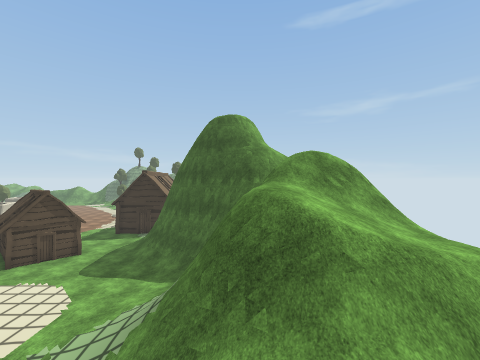
View 1 (above)

24 first-person views from a walk through a scene from a Unity 3-D project. The camera is 1.2 m above the floor, looks level and sees 90° across. The floor is counted in squares, 2 m on a side. Each view is taken from the middle of a square. On the plan, view 1 faces up. The plan holds only what a view shows up to about 9 squares ahead; the rest is blank. The place goes on beyond the plan. Some animated figures are left out. Some surface patterns are stand-ins.

View 2
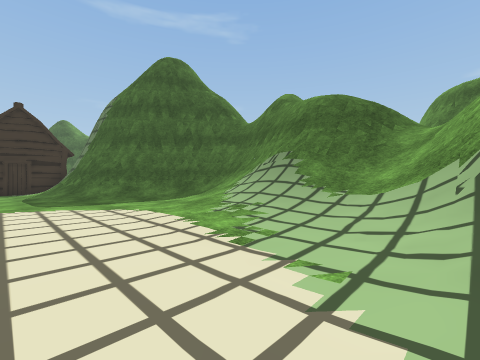

View 3
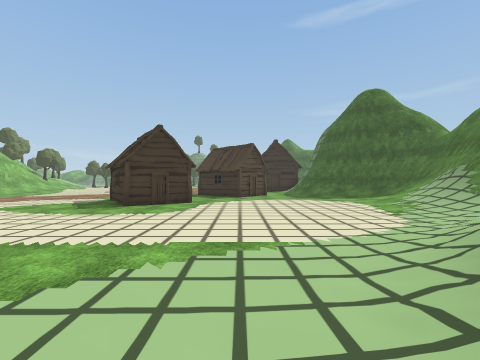

View 4
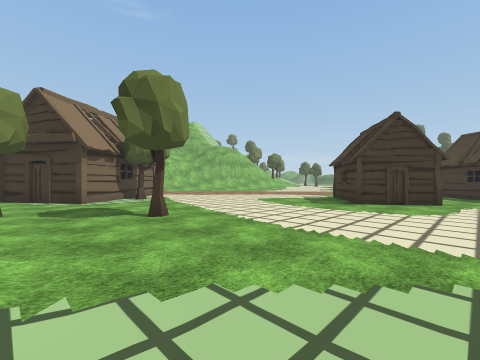

View 5
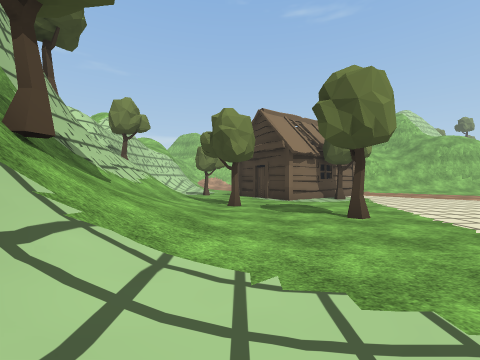

View 6
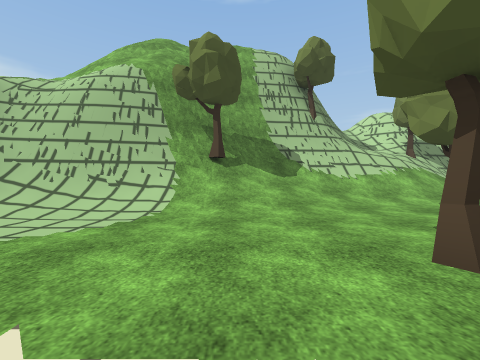

View 7
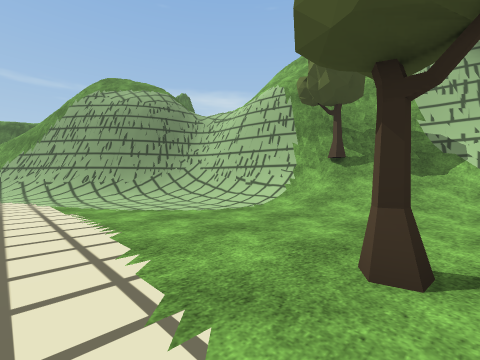

View 8
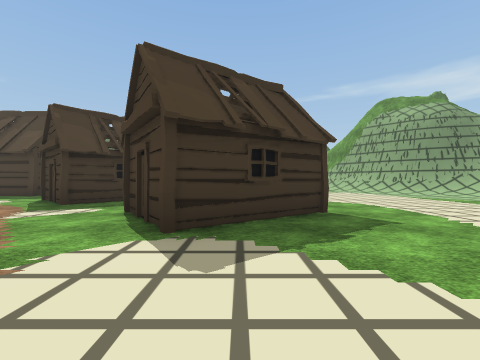

View 9
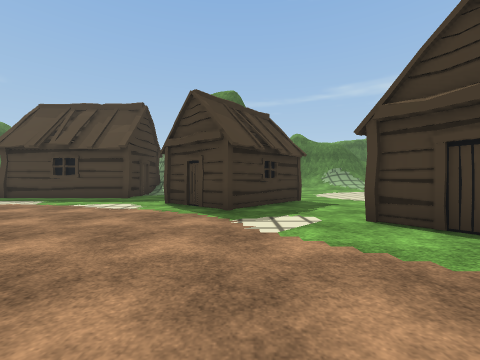

View 10
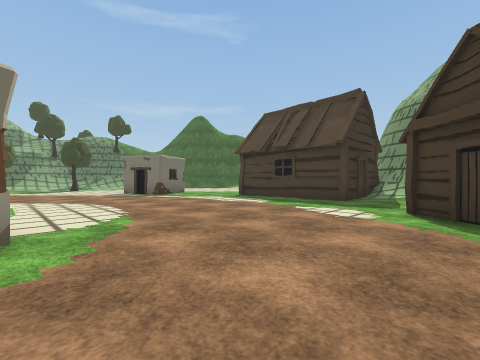

View 11
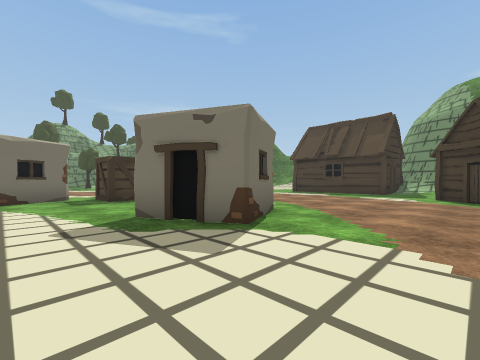

View 12
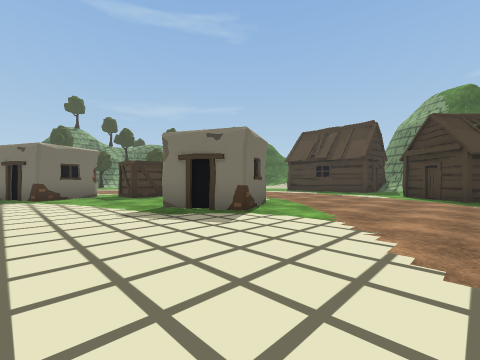

View 13
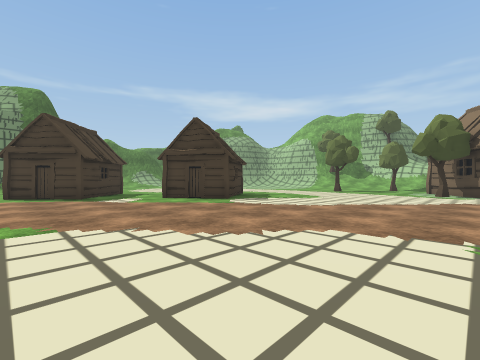

View 14
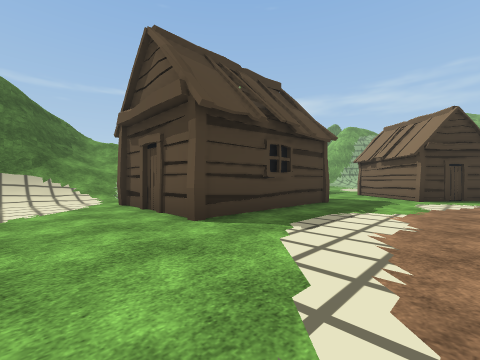

View 15
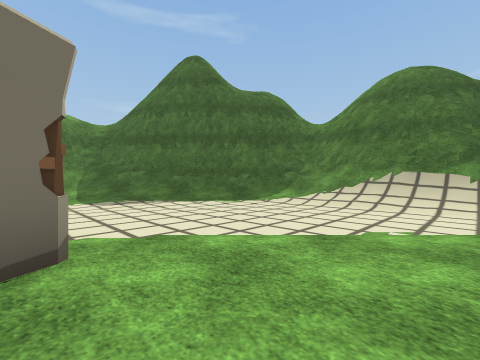

View 16
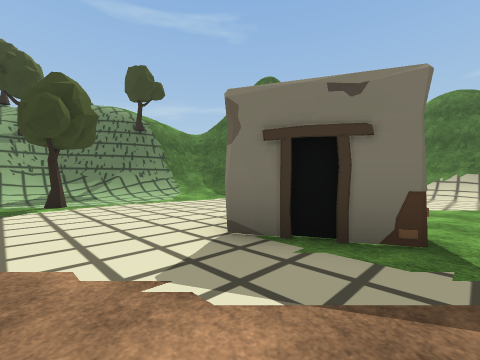

View 17
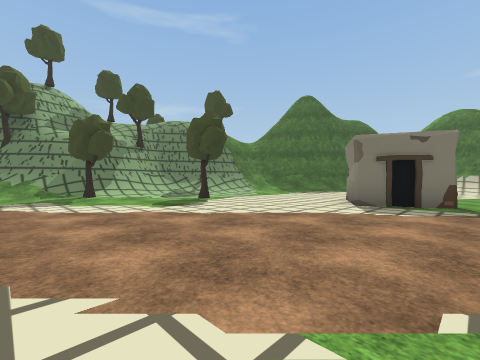

View 18
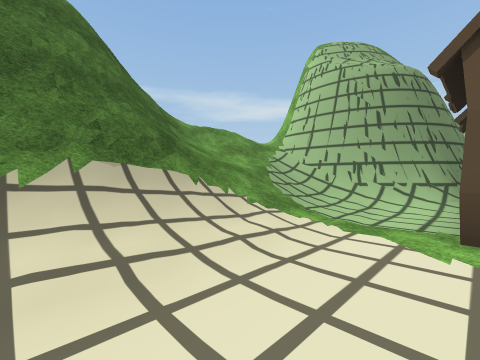

View 19
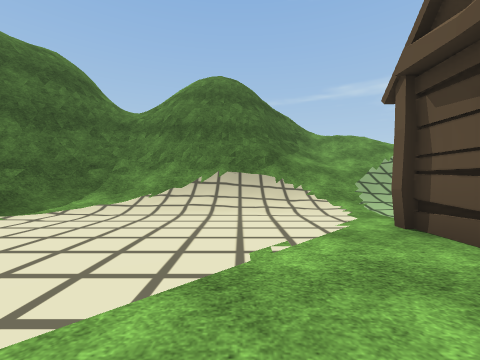

View 20
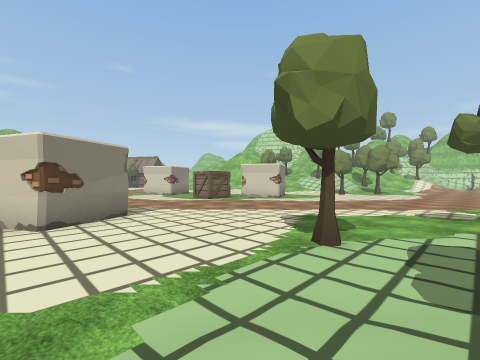

View 21
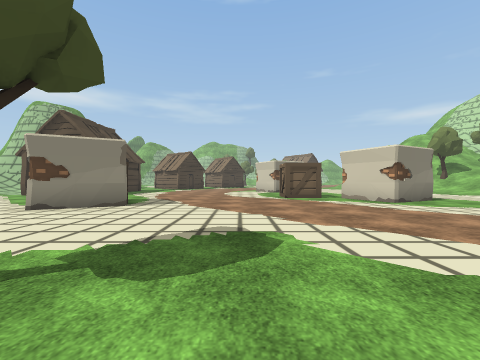

View 22
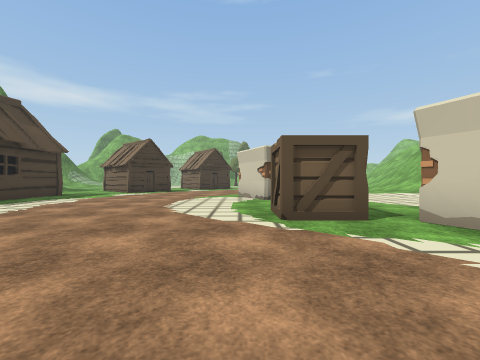

View 23
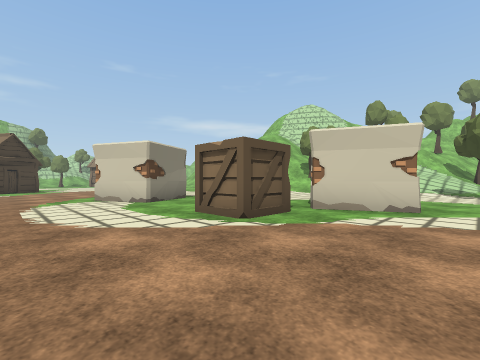

View 24
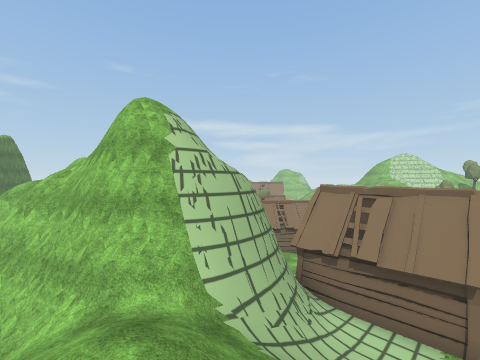

### Floor plan
Key: @ floor where view 1 was taken; # wall or solid block; x gap in a wall; . main floor; : floor 0.25 m higher than the main floor; + floor 0.5 m higher than the main floor; * floor 2.5 m higher than the main floor; % floor 4.25 m higher than the main floor; & floor 4.5 m higher than the main floor; $ floor 5.75 m higher than the main floor; / step, stairs or slope; = window, fence, low wall or low ledge; v drop or lower ground; H hut; T tree; C crate; O other object.
Columns run from 19 left of view 1 to 5 right of it. Each row starts with its distance up from view 1.
 28 .....T::.:////##
 27 ........T..::/##
 26 .............:/##
 25  ............::/#####
 24   .............:/###=
 23  ...............:/=#$
 22 .........###...../##v
 21 .#........#O...../##v
 20 ###..............//#v
 19 .O.CC............///##
 18 ............HHHH.+///#/
 17 ............H  H.://///
 16 ............H  H./////
 15 ...##.......H  H/###///
 14 ...#O#......HHHH#####//
 13 ..............:##   ##/
 12 ..........H.../#     ##
 11 ..........HH..:##     #
 10 .........HH.H.:/#
  9 ..........HH.../#####
  8 .......H........:/###
  7 ......HHH.......:+##$vv
  6 .......H.H......:/##//x
  5 .......HH......:+/#v///
  4 ...............:+/#v//&=
  3 ...............:+/#///%
  2 ...............:+///// ##
  1 HT............://#//   #
  0 H............:/### @
 -1  H...T......./##v
 -2 H..........:/##v
 -3 ...T.:::::://#v
 -4  .::::////####
 -5   //////T####v
 -6  ///#####vv///
 -7 /*//####vv  =/
 -8 #//##    =###=

Where each view was taken, in squares from view 1:
view 1: 0 up, 0 right, facing up
view 2: 1 up, 6 left, facing up-right
view 3: 3 down, 8 left, facing up
view 4: 3 down, 9 left, facing up-left
view 5: 3 down, 9 left, facing left
view 6: 1 up, 12 left, facing down
view 7: 1 up, 14 left, facing down-right
view 8: 6 up, 16 left, facing right
view 9: 10 up, 15 left, facing right
view 10: 11 up, 14 left, facing up-right
view 11: 11 up, 18 left, facing up-right
view 12: 10 up, 19 left, facing up-right
view 13: 12 up, 19 left, facing down-right
view 14: 20 up, 10 left, facing down-right
view 15: 19 up, 8 left, facing up-right
view 16: 20 up, 12 left, facing up-right
view 17: 20 up, 16 left, facing up-right
view 18: 21 up, 4 left, facing down-right
view 19: 20 up, 7 left, facing right
view 20: 28 up, 8 left, facing down-left
view 21: 28 up, 13 left, facing down
view 22: 23 up, 14 left, facing down
view 23: 22 up, 12 left, facing down-left
view 24: 18 up, 3 right, facing down-left
